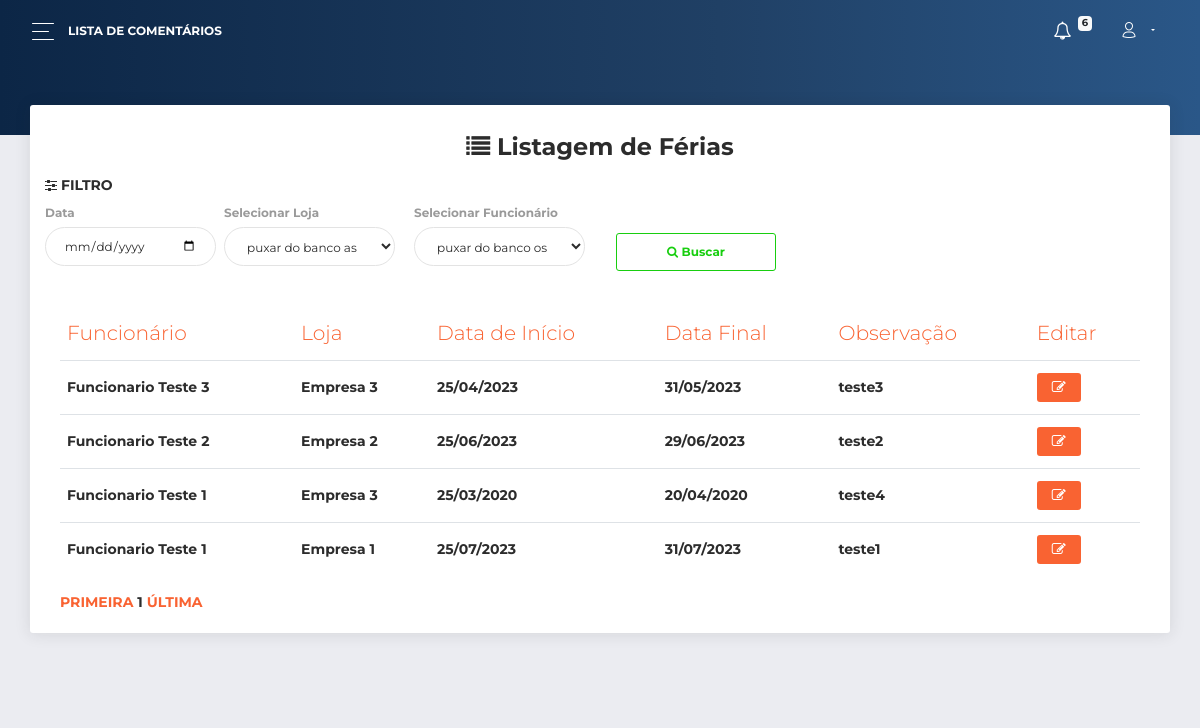
Screenshot of /painel/ferias.php (signed in) with the database file from the repository.
### tables this page shows
CREATE TABLE IF NOT EXISTS `ferias` (
  `id` INT NOT NULL AUTO_INCREMENT,
  `data_inicio` DATE NOT NULL,
  `data_fim` DATE NOT NULL,
  `observacao` VARCHAR(45) NULL,
  `data_criacao` DATETIME NOT NULL,
  `funcionarios_id` INT NOT NULL,
  `empresas_id` INT NOT NULL,
  PRIMARY KEY (`id`),
  INDEX `fk_ferias_funcionarios1_idx` (`funcionarios_id` ASC),
  INDEX `fk_ferias_empresas1_idx` (`empresas_id` ASC),
  CONSTRAINT `fk_ferias_funcionarios1`
    FOREIGN KEY (`funcionarios_id`)
    REFERENCES `funcionarios` (`id`)
    ON DELETE NO ACTION
    ON UPDATE NO ACTION,
  CONSTRAINT `fk_ferias_empresas1`
    FOREIGN KEY (`empresas_id`)
    REFERENCES `empresas` (`id`)
    ON DELETE NO ACTION
    ON UPDATE NO ACTION);

### complements/inicio_php.php (called while the page is built, shortened)
<?php
if (!isset($_SESSION["id_usuario_login"])) {
	header("location:../");
}else{
include_once '../classes/conexao_bd.php';
$pesquisa_notificacao = "SELECT count(id) FROM logs where usuarios_id =".$_SESSION["id_usuario_login"]['id']." AND status = 'Ativo' ORDER BY data_criacao DESC LIMIT 30;";
$resultado_notificacao = mysqli_query($conn, $pesquisa_notificacao);
$row_notificacao = mysqli_fetch_assoc($resultado_notificacao);
}

### painel/ferias.php (the view, shortened to what this page needs)
<?php
include_once "../complements/inicio_php.php";
require "../complements/begin_page.php";
$pagina = 1;
$limite = 10;
$inicio = ($pagina * $limite) - $limite;
$pesquisa_ferias2 = "SELECT count(id) FROM acessos_ferias WHERE usuarios_id =".$_SESSION["id_usuario_login"]['id'].";";
$resultado_ferias2 = mysqli_query($conn, $pesquisa_ferias2);
$row_ferias2 = mysqli_fetch_assoc($resultado_ferias2);
$paginas = ceil($row_ferias2['count(id)'] / $limite);
$pesquisa_ferias = "SELECT * FROM acessos_ferias WHERE usuarios_id =".$_SESSION["id_usuario_login"]['id']." order by data_criacao DESC LIMIT ".$inicio.", ".$limite.";";
$resultado_ferias = mysqli_query($conn, $pesquisa_ferias);
?>
<body class="">
  <div class="wrapper ">
    <div class="main-panel" id="main-panel">
      <nav class="navbar navbar-expand-lg navbar-transparent  bg-primary  navbar-absolute">
        <div class="container-fluid">
          <div class="navbar-wrapper">
            <div class="navbar-toggle">
              <button type="button" class="navbar-toggler">
                <span class="navbar-toggler-bar bar1"></span>
                <span class="navbar-toggler-bar bar2"></span>
                <span class="navbar-toggler-bar bar3"></span>
              </button>
            </div>
            <a class="navbar-brand"> Lista de Comentários</a>
          </div>
          <div class="collapse navbar-collapse justify-content-end" id="navigation">
            <ul class="navbar-nav">
              <li class="nav-item dropdown">
                <a href="notificacoes.php" class="nav-link">
                  <i class="fa fa-bell-o"></i>
                  <p>
                    <span class="badge badge-light"><?php echo $row_notificacao['count(id)']; ?></span>
                  </p>
                </a>
              </li>
              <li style="cursor: pointer;" class="nav-item dropdown">
                <a class="nav-link dropdown-toggle" id="navbarDropdownMenuLink" data-toggle="dropdown" aria-haspopup="true" aria-expanded="false">
                  <i class="now-ui-icons users_single-02"></i>
                </a>
              </li>
            </ul>
          </div>
        </div>
      </nav>
      <div class="panel-header panel-header-sm">
      </div>
      <div class="content">
        <div class="row">
          <div class="col-md-12">
            <div class="card">
              <div class="card-header"><center>
                <h4 class="card-title"> <i class="fa fa-list"></i><b> Listagem de Férias</b></h4></center>
                <h6><i class="fa fa-sliders"></i> Filtro</h6>
                <div class="row">
                    <div class="col-md-2 pr-1">
                      <div class="form-group">
                        <label>Data</label>
                        <input type="date" name="data" class="form-control" >
                      </div>
                    </div>
                    <div class="col-md-2 pl-1">
                      <div class="form-group">
                        <label>Selecionar Loja</label>
                        <select name="" class="form-control">
                          <option value="">puxar do banco as empresas que o adm administra</option>
                        </select>
                      </div>
                    </div>
                    <div class="col-md-2 pl-1">
                      <div class="form-group">
                        <label>Selecionar Funcionário</label>
                        <select name="" class="form-control">
                          <option value="">puxar do banco os funcionarios da empresa selecionada</option>
                        </select>
                      </div>
                    </div>
                  <div class="col-md-2">
                      <div class="form-group"><br>
                        <button type="submit" name="filtrar" class="btn btn-outline-success" style="width: 100%;"><b><i class="fa fa-search"></i> Buscar</b></button><br>
                      </div>
                    </div>
              </div>
              <div class="card-body">
                <div class="table-responsive">
                  <table class="table">
                    <thead class=" text-primary">
                      <th>
                        Funcionário
                      </th>
                      <th>
                        Loja
                      </th>
                      <th>
                        Data de Início
                      </th>
                      <th>
                        Data Final
                      </th>
                      <th>
                        Observação
                      </th>
                      <th>
                        Editar
                      </th>
                    </thead>
                    <tbody>
                    <?php  while ($row_ferias = mysqli_fetch_assoc($resultado_ferias)){ ?>
                      <tr>
                        <td>
                          <?php echo $row_ferias['funcionario_nome_completo'];?>
                        </td>
                        <td>
                          <?php echo $row_ferias['empresa_nome_loja'];?>
                        </td>
                        <td>
                          <?php echo date("d/m/Y", strtotime($row_ferias['data_inicio']));?>
                        </td>
                        <td>
                          <?php echo date("d/m/Y", strtotime($row_ferias['data_fim']));?>
                        </td>
                        <td>
                          <?php echo $row_ferias['observacao'];?>
                        </td>
                        <td>
                          <form action="editar-ferias.php" method="POST">
                            <button class="btn btn-primary btn-sm" title="Editar"><i class=" fa fa-edit"></i></button>
                          </form>
                        </td>
                      </tr>
                    <?php } ?>
                    </tbody>
                  </table>
                      <a href="?pagina=1">PRIMEIRA</a>
                      <?=$pagina?>
                        <a href="?pagina=<?=$paginas?>">ÚLTIMA</a>
                </div>
              </div>
            </div>
          </div>
        </div>
      </div>
      <footer class="footer">
      </footer>
    </div>
  </div>
</body>
</html>

### painel/assets/css/style.css (style rules this page uses)
.badge { font-size: 10px; position: relative; top: -8px; left: -1px; }

### rows the page displays
ferias: funcionario_nome_completo "Funcionario Teste 3", empresa_nome_loja "Empresa 3", data_inicio "25/04/2023", data_fim "31/05/2023", observacao "teste3"
ferias: funcionario_nome_completo "Funcionario Teste 2", empresa_nome_loja "Empresa 2", data_inicio "25/06/2023", data_fim "29/06/2023", observacao "teste2"
ferias: funcionario_nome_completo "Funcionario Teste 1", empresa_nome_loja "Empresa 3", data_inicio "25/03/2020", data_fim "20/04/2020", observacao "teste4"
ferias: funcionario_nome_completo "Funcionario Teste 1", empresa_nome_loja "Empresa 1", data_inicio "25/07/2023", data_fim "31/07/2023", observacao "teste1"

### other values shown
$row_notificacao['count(id)'] "6"
$pagina "1"
